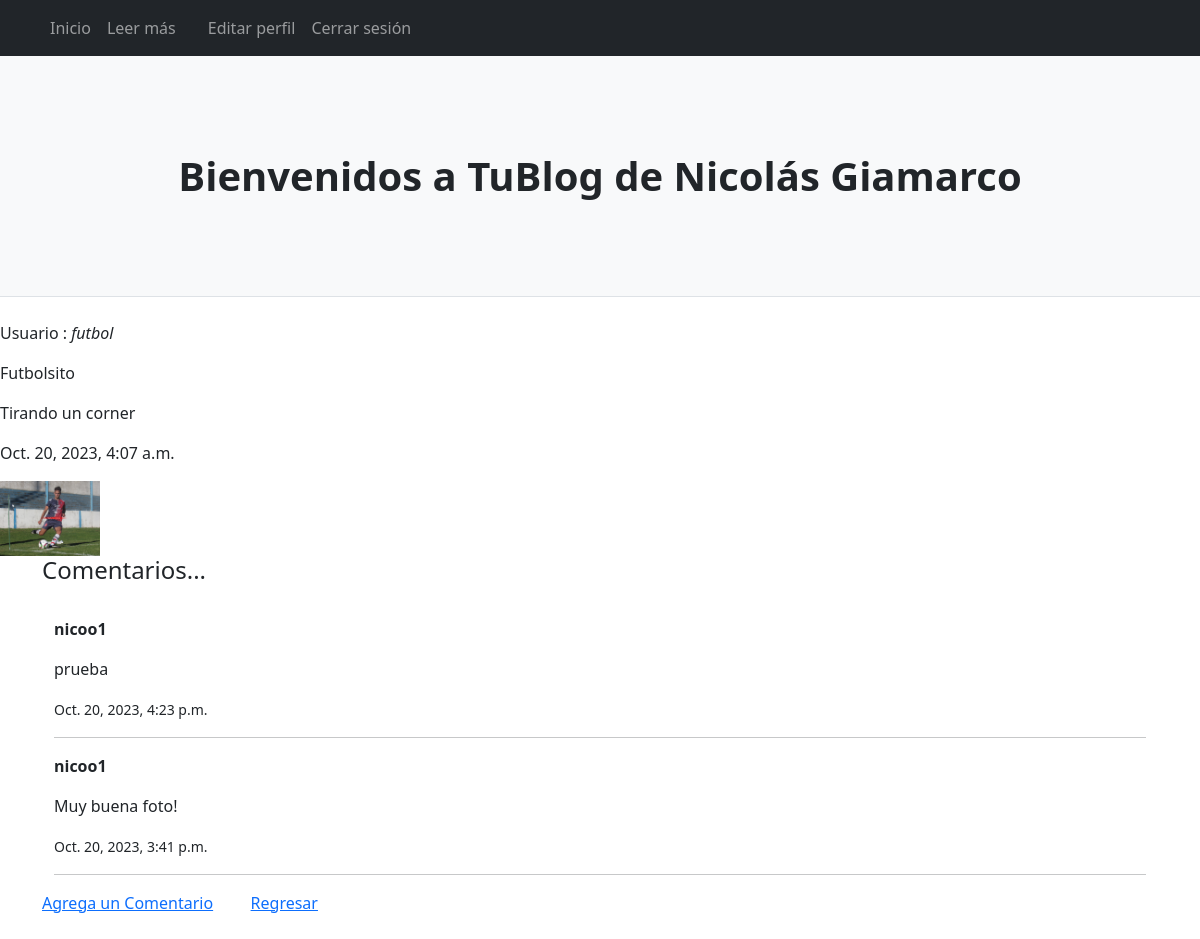
/app/blogsdetalles/12/ (signed in), run on the app's committed database.
### AppNico/models.py (models this page shows, shortened)
class Blog(models.Model):
    usuario = models.ForeignKey(User, on_delete=models.CASCADE, null=True, blank=True)
    titulo = models.CharField(max_length=200)
    descripcion = models.TextField(null=True, blank=True)
    fechaPublicacion = models.DateTimeField(auto_now_add=True)
    imagen = models.ImageField(null=True, blank=True, upload_to='imagen/')
    ano = models.IntegerField(default=timezone.now().year)
    class Meta:
        ordering = ['usuario', '-fechaPublicacion']

class Comentario(models.Model):
    comentario = models.ForeignKey(Blog, related_name='comentarios', on_delete=models.CASCADE, null=True)
    nombre = models.CharField(max_length=40)
    mensaje = models.TextField(null=True, blank=True)
    fechaComentario = models.DateTimeField(auto_now_add=True)
    class Meta:
        ordering = ['-fechaComentario']

### AppNico/views.py (the view)
# urls.py: path('blogsdetalles/<int:pk>/', BlogDetalles.as_view(), name='BlogsDetalles'),
class BlogDetalles(LoginRequiredMixin,DetailView):
    model = Blog
    template_name = 'AppNico/blog_detalle.html'
    context_object_name = 'blog'
    def get_context_data(self, **kwargs):
        context = super().get_context_data(**kwargs)
        context['usuario'] = self.request.user
        return context

### AppNico/templates/AppNico/blog_detalle.html (shortened to what this page needs)
{% extends "AppNico/index.html" %}
{% load static %}
{% block section1 %}
{% block section2 %}
<!DOCTYPE html>
<html lang="en">
<head>
</head>
<body>
    <p>Usuario : <i>{{ blog.usuario }}</i></p>
    <p>{{ blog.titulo }}</p>
    <p>{{ blog.descripcion }}</p>
    <p>{{ blog.fechaPublicacion }}</p>
    <img src="{{ blog.imagen.url }}" alt="{{ blog.titulo }}" width="100">
</body>
</html>
<div class="container">
    <h4>Comentarios...</h4>
    <br>
    <div class="container">
    {% if not blog.comentarios.all %}
        No han comentado este instrumento
    {% else %}
        {% for comentario in blog.comentarios.all %}
        <p><strong>{{comentario.nombre}}</strong></p>
        <p>{{comentario.mensaje}}</p>
        <p><small>{{comentario.fechaComentario}}</small></p>
        <hr>
        {% endfor %}
    {% endif %}
    </div>
    <a href="{% url 'Comentario' blog.pk %}">Agrega un Comentario</a>
    <a href="{% url 'BlogList' %}">Regresar</a>
</div>
<br>
{% endblock %}
{% endblock %}

### AppNico/templates/AppNico/index.html (shortened to what this page needs)
<!DOCTYPE html>
{% load static %}
<html lang="en">
    <head>
        <link href="{% static 'AppNico/css/styles.css' %}" rel="stylesheet" />
    </head>
    <body>
        <nav class="navbar navbar-expand-lg navbar-dark bg-dark">
            <div class="container">
                <div class="collapse navbar-collapse" id="navbarSupportedContent">
                    <ul class="navbar-nav ml-auto mb-2 mb-lg-0">
                        <li class="nav-item"><a class="nav-link" href="{% url 'Inicio' %}">Inicio</a></li>
                        {% if request.user.is_authenticated %}
                        <li class="nav-item"><a class="nav-link" href="{% url 'Paginas' %}">Leer más</a></li>
                        {% endif %}
                        {% if request.user.is_authenticated %}
                            <li class="nav-item"><a class="nav-link" href="{% url 'Inicio' %}">{{name}}</a></li>
                        {% else %}
                            <li class="nav-item"><a class="nav-link active" aria-current="page" href="{% url 'IniciarSesion' %}">Iniciar Sesión</a></li>
                        {% endif %}
                        {% if request.user.is_authenticated %}
                        <li class="nav-item"><a class="nav-link" href="{% url 'Editar' %}">Editar perfil</a></li>
                        {% endif %}
                        {% if request.user.is_authenticated %}
                        <li class="nav-item"><a class="nav-link" href="{% url 'CerrarSesion' %}">Cerrar sesión</a></li>
                        {% endif %}
                    </ul>
                </div>
            </div>
        </nav>
        <header class="py-5 bg-light border-bottom mb-4">
            <div class="container">
                <div class="text-center my-5">
                    <h1 class="fw-bolder">Bienvenidos a TuBlog de Nicolás Giamarco</h1>
                </div>
            </div>
        </header>
        {% block section1 %}{% endblock %}

### data on the page
Blog: usuario "futbol", titulo "Futbolsito", descripcion "Tirando un corner", fechaPublicacion "Oct. 20, 2023, 4:07 a.m.", imagen (picture)
Comentario: nombre "nicoo1", mensaje "prueba", fechaComentario "Oct. 20, 2023, 4:23 p.m."
Comentario: nombre "nicoo1", mensaje "Muy buena foto!", fechaComentario "Oct. 20, 2023, 3:41 p.m."
